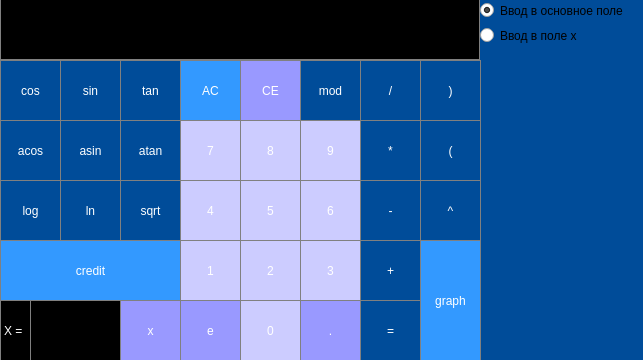
<?xml version="1.0" encoding="UTF-8"?>
<ui version="4.0">
 <class>MainWindow</class>
 <widget class="QMainWindow" name="MainWindow">
  <property name="enabled">
   <bool>true</bool>
  </property>
  <property name="geometry">
   <rect>
    <x>0</x>
    <y>0</y>
    <width>643</width>
    <height>360</height>
   </rect>
  </property>
  <property name="sizePolicy">
   <sizepolicy hsizetype="Maximum" vsizetype="Maximum">
    <horstretch>0</horstretch>
    <verstretch>0</verstretch>
   </sizepolicy>
  </property>
  <property name="minimumSize">
   <size>
    <width>643</width>
    <height>360</height>
   </size>
  </property>
  <property name="maximumSize">
   <size>
    <width>643</width>
    <height>360</height>
   </size>
  </property>
  <property name="windowTitle">
   <string>MainWindow</string>
  </property>
  <property name="styleSheet">
   <string notr="true">QMainWindow{
background-color: rgb(0, 76, 153);
}</string>
  </property>
  <widget class="QWidget" name="centralwidget">
   <property name="sizePolicy">
    <sizepolicy hsizetype="Maximum" vsizetype="Minimum">
     <horstretch>0</horstretch>
     <verstretch>0</verstretch>
    </sizepolicy>
   </property>
   <property name="minimumSize">
    <size>
     <width>643</width>
     <height>360</height>
    </size>
   </property>
   <property name="maximumSize">
    <size>
     <width>643</width>
     <height>360</height>
    </size>
   </property>
   <property name="baseSize">
    <size>
     <width>643</width>
     <height>360</height>
    </size>
   </property>
   <widget class="QPushButton" name="pushButton_clear">
    <property name="geometry">
     <rect>
      <x>180</x>
      <y>60</y>
      <width>61</width>
      <height>61</height>
     </rect>
    </property>
    <property name="styleSheet">
     <string notr="true">QPushButton {
  background-color: rgb(51, 153, 255);
  color: white; 
  border: 1px solid gray;
}
QPushButton:pressed {
    background-color: rgb(204, 229, 255);
     color: black; 
}</string>
    </property>
    <property name="text">
     <string>AC</string>
    </property>
   </widget>
   <widget class="QPushButton" name="pushButton_div">
    <property name="geometry">
     <rect>
      <x>360</x>
      <y>60</y>
      <width>61</width>
      <height>61</height>
     </rect>
    </property>
    <property name="styleSheet">
     <string notr="true">QPushButton {
  background-color: rgb(0, 76, 153);
  color: white; 
  border: 1px solid gray;
}

QPushButton:pressed {
    background-color: rgb(204, 229, 255);
     color: black; 
}</string>
    </property>
    <property name="text">
     <string>/</string>
    </property>
   </widget>
   <widget class="QPushButton" name="pushButton_eight">
    <property name="geometry">
     <rect>
      <x>240</x>
      <y>120</y>
      <width>61</width>
      <height>61</height>
     </rect>
    </property>
    <property name="styleSheet">
     <string notr="true">QPushButton {
  background-color: rgb(204,204,255);
  color: white; 
  border: 1px solid gray;
}

QPushButton:pressed {
    background-color: rgb(204, 229, 255);
     color: black; 
}</string>
    </property>
    <property name="text">
     <string>8</string>
    </property>
   </widget>
   <widget class="QPushButton" name="pushButton_mult">
    <property name="geometry">
     <rect>
      <x>360</x>
      <y>120</y>
      <width>61</width>
      <height>61</height>
     </rect>
    </property>
    <property name="styleSheet">
     <string notr="true">QPushButton {
  background-color: rgb(0, 76, 153);
  color: white; 
  border: 1px solid gray;
}

QPushButton:pressed {
    background-color: rgb(204, 229, 255);
     color: black; 
}</string>
    </property>
    <property name="text">
     <string>*</string>
    </property>
   </widget>
   <widget class="QPushButton" name="pushButton_seven">
    <property name="geometry">
     <rect>
      <x>180</x>
      <y>120</y>
      <width>61</width>
      <height>61</height>
     </rect>
    </property>
    <property name="styleSheet">
     <string notr="true">QPushButton {
  background-color: rgb(204,204,255);
  color: white; 
  border: 1px solid gray;
}

QPushButton:pressed {
    background-color: rgb(204, 229, 255);
     color: black; 
}</string>
    </property>
    <property name="text">
     <string>7</string>
    </property>
   </widget>
   <widget class="QPushButton" name="pushButton_nine">
    <property name="geometry">
     <rect>
      <x>300</x>
      <y>120</y>
      <width>61</width>
      <height>61</height>
     </rect>
    </property>
    <property name="styleSheet">
     <string notr="true">QPushButton {
  background-color: rgb(204,204,255);
  color: white; 
  border: 1px solid gray;
}

QPushButton:pressed {
    background-color: rgb(204, 229, 255);
     color: black; 
}</string>
    </property>
    <property name="text">
     <string>9</string>
    </property>
   </widget>
   <widget class="QPushButton" name="pushButton_five">
    <property name="geometry">
     <rect>
      <x>240</x>
      <y>180</y>
      <width>61</width>
      <height>61</height>
     </rect>
    </property>
    <property name="styleSheet">
     <string notr="true">QPushButton {
  background-color: rgb(204,204,255);
  color: white; 
  border: 1px solid gray;
}

QPushButton:pressed {
    background-color: rgb(204, 229, 255);
     color: black; 
}</string>
    </property>
    <property name="text">
     <string>5</string>
    </property>
   </widget>
   <widget class="QPushButton" name="pushButton_minus">
    <property name="geometry">
     <rect>
      <x>360</x>
      <y>180</y>
      <width>61</width>
      <height>61</height>
     </rect>
    </property>
    <property name="styleSheet">
     <string notr="true">QPushButton {
  background-color: rgb(0, 76, 153);
  color: white; 
  border: 1px solid gray;
}

QPushButton:pressed {
    background-color: rgb(204, 229, 255);
     color: black; 
}</string>
    </property>
    <property name="text">
     <string>-</string>
    </property>
   </widget>
   <widget class="QPushButton" name="pushButton_four">
    <property name="geometry">
     <rect>
      <x>180</x>
      <y>180</y>
      <width>61</width>
      <height>61</height>
     </rect>
    </property>
    <property name="styleSheet">
     <string notr="true">QPushButton {
  background-color: rgb(204,204,255);
  color: white; 
  border: 1px solid gray;
}

QPushButton:pressed {
    background-color: rgb(204, 229, 255);
     color: black; 
}</string>
    </property>
    <property name="text">
     <string>4</string>
    </property>
   </widget>
   <widget class="QPushButton" name="pushButton_six">
    <property name="geometry">
     <rect>
      <x>300</x>
      <y>180</y>
      <width>61</width>
      <height>61</height>
     </rect>
    </property>
    <property name="styleSheet">
     <string notr="true">QPushButton {
  background-color: rgb(204,204,255);
  color: white; 
  border: 1px solid gray;
}

QPushButton:pressed {
    background-color: rgb(204, 229, 255);
     color: black; 
}</string>
    </property>
    <property name="text">
     <string>6</string>
    </property>
   </widget>
   <widget class="QPushButton" name="pushButton_two">
    <property name="geometry">
     <rect>
      <x>240</x>
      <y>240</y>
      <width>61</width>
      <height>61</height>
     </rect>
    </property>
    <property name="styleSheet">
     <string notr="true">QPushButton {
  background-color: rgb(204,204,255);
  color: white; 
  border: 1px solid gray;
}

QPushButton:pressed {
    background-color: rgb(204, 229, 255);
     color: black; 
}</string>
    </property>
    <property name="text">
     <string>2</string>
    </property>
   </widget>
   <widget class="QPushButton" name="pushButton_plus">
    <property name="geometry">
     <rect>
      <x>360</x>
      <y>240</y>
      <width>61</width>
      <height>61</height>
     </rect>
    </property>
    <property name="styleSheet">
     <string notr="true">QPushButton {
  background-color: rgb(0, 76, 153);
  color: white; 
  border: 1px solid gray;
}

QPushButton:pressed {
    background-color: rgb(204, 229, 255);
     color: black; 
}</string>
    </property>
    <property name="text">
     <string>+</string>
    </property>
   </widget>
   <widget class="QPushButton" name="pushButton_one">
    <property name="geometry">
     <rect>
      <x>180</x>
      <y>240</y>
      <width>61</width>
      <height>61</height>
     </rect>
    </property>
    <property name="styleSheet">
     <string notr="true">QPushButton {
  background-color: rgb(204,204,255);
  color: white; 
  border: 1px solid gray;
}

QPushButton:pressed {
    background-color: rgb(204, 229, 255);
     color: black; 
}</string>
    </property>
    <property name="text">
     <string>1</string>
    </property>
   </widget>
   <widget class="QPushButton" name="pushButton_three">
    <property name="geometry">
     <rect>
      <x>300</x>
      <y>240</y>
      <width>61</width>
      <height>61</height>
     </rect>
    </property>
    <property name="styleSheet">
     <string notr="true">QPushButton {
  background-color: rgb(204,204,255);
  color: white; 
  border: 1px solid gray;
}

QPushButton:pressed {
    background-color: rgb(204, 229, 255);
     color: black; 
}</string>
    </property>
    <property name="text">
     <string>3</string>
    </property>
   </widget>
   <widget class="QPushButton" name="pushButton_equal">
    <property name="geometry">
     <rect>
      <x>360</x>
      <y>300</y>
      <width>61</width>
      <height>61</height>
     </rect>
    </property>
    <property name="styleSheet">
     <string notr="true">QPushButton {
  background-color: rgb(0, 76, 153);
  color: white; 
  border: 1px solid gray;
}

QPushButton:pressed {
    background-color: rgb(204, 229, 255);
     color: black; 
}</string>
    </property>
    <property name="text">
     <string>=</string>
    </property>
   </widget>
   <widget class="QPushButton" name="pushButton_zero">
    <property name="geometry">
     <rect>
      <x>240</x>
      <y>300</y>
      <width>61</width>
      <height>61</height>
     </rect>
    </property>
    <property name="styleSheet">
     <string notr="true">QPushButton {
  background-color: rgb(204,204,255);
  color: white; 
  border: 1px solid gray;
}

QPushButton:pressed {
    background-color: rgb(204, 229, 255);
     color: black; 
}</string>
    </property>
    <property name="text">
     <string>0</string>
    </property>
   </widget>
   <widget class="QPushButton" name="pushButton_dot">
    <property name="geometry">
     <rect>
      <x>300</x>
      <y>300</y>
      <width>61</width>
      <height>61</height>
     </rect>
    </property>
    <property name="styleSheet">
     <string notr="true">QPushButton {
  background-color: rgb(153, 153, 255);
  color: white; 
  border: 1px solid gray;
}

QPushButton:pressed {
    background-color: rgb(204, 229, 255);
     color: black; 
}</string>
    </property>
    <property name="text">
     <string>.</string>
    </property>
   </widget>
   <widget class="QLineEdit" name="result_show">
    <property name="enabled">
     <bool>false</bool>
    </property>
    <property name="geometry">
     <rect>
      <x>0</x>
      <y>-10</y>
      <width>480</width>
      <height>70</height>
     </rect>
    </property>
    <property name="maximumSize">
     <size>
      <width>16777176</width>
      <height>16777215</height>
     </size>
    </property>
    <property name="layoutDirection">
     <enum>Qt::LeftToRight</enum>
    </property>
    <property name="styleSheet">
     <string notr="true">QLineEdit {
  background-color: black;
  color: white; 
 border: 1px solid gray;
}</string>
    </property>
    <property name="alignment">
     <set>Qt::AlignRight|Qt::AlignTrailing|Qt::AlignVCenter</set>
    </property>
    <property name="dragEnabled">
     <bool>true</bool>
    </property>
   </widget>
   <widget class="QPushButton" name="pushButton_graph">
    <property name="geometry">
     <rect>
      <x>420</x>
      <y>240</y>
      <width>61</width>
      <height>121</height>
     </rect>
    </property>
    <property name="styleSheet">
     <string notr="true">QPushButton {
  background-color: rgb(51, 153, 255);
  color: white; 
  border: 1px solid gray;
}
QPushButton:pressed {
    background-color: rgb(204, 229, 255);
     color: black; 
}</string>
    </property>
    <property name="text">
     <string>graph</string>
    </property>
   </widget>
   <widget class="QPushButton" name="pushButton_sin">
    <property name="geometry">
     <rect>
      <x>60</x>
      <y>60</y>
      <width>61</width>
      <height>61</height>
     </rect>
    </property>
    <property name="styleSheet">
     <string notr="true">QPushButton {
  background-color: rgb(0, 76, 153);
  color: white; 
  border: 1px solid gray;
}

QPushButton:pressed {
    background-color: rgb(204, 229, 255);
     color: black; 
}</string>
    </property>
    <property name="text">
     <string>sin</string>
    </property>
   </widget>
   <widget class="QPushButton" name="pushButton_cos">
    <property name="geometry">
     <rect>
      <x>0</x>
      <y>60</y>
      <width>61</width>
      <height>61</height>
     </rect>
    </property>
    <property name="styleSheet">
     <string notr="true">QPushButton {
  background-color: rgb(0, 76, 153);
  color: white; 
  border: 1px solid gray;
}

QPushButton:pressed {
    background-color: rgb(204, 229, 255);
     color: black; 
}</string>
    </property>
    <property name="text">
     <string>cos</string>
    </property>
   </widget>
   <widget class="QPushButton" name="pushButton_tan">
    <property name="geometry">
     <rect>
      <x>120</x>
      <y>60</y>
      <width>61</width>
      <height>61</height>
     </rect>
    </property>
    <property name="styleSheet">
     <string notr="true">QPushButton {
  background-color: rgb(0, 76, 153);
  color: white; 
  border: 1px solid gray;
}

QPushButton:pressed {
    background-color: rgb(204, 229, 255);
     color: black; 
}</string>
    </property>
    <property name="text">
     <string>tan</string>
    </property>
   </widget>
   <widget class="QPushButton" name="pushButton_atan">
    <property name="geometry">
     <rect>
      <x>120</x>
      <y>120</y>
      <width>61</width>
      <height>61</height>
     </rect>
    </property>
    <property name="styleSheet">
     <string notr="true">QPushButton {
  background-color: rgb(0, 76, 153);
  color: white; 
  border: 1px solid gray;
}

QPushButton:pressed {
    background-color: rgb(204, 229, 255);
     color: black; 
}</string>
    </property>
    <property name="text">
     <string>atan</string>
    </property>
   </widget>
   <widget class="QPushButton" name="pushButton_acos">
    <property name="geometry">
     <rect>
      <x>0</x>
      <y>120</y>
      <width>61</width>
      <height>61</height>
     </rect>
    </property>
    <property name="styleSheet">
     <string notr="true">QPushButton {
  background-color: rgb(0, 76, 153);
  color: white; 
  border: 1px solid gray;
}

QPushButton:pressed {
    background-color: rgb(204, 229, 255);
     color: black; 
}</string>
    </property>
    <property name="text">
     <string>acos</string>
    </property>
   </widget>
   <widget class="QPushButton" name="pushButton_asin">
    <property name="geometry">
     <rect>
      <x>60</x>
      <y>120</y>
      <width>61</width>
      <height>61</height>
     </rect>
    </property>
    <property name="styleSheet">
     <string notr="true">QPushButton {
  background-color: rgb(0, 76, 153);
  color: white; 
  border: 1px solid gray;
}

QPushButton:pressed {
    background-color: rgb(204, 229, 255);
     color: black; 
}</string>
    </property>
    <property name="text">
     <string>asin</string>
    </property>
   </widget>
   <widget class="QPushButton" name="pushButton_sqrt">
    <property name="geometry">
     <rect>
      <x>120</x>
      <y>180</y>
      <width>61</width>
      <height>61</height>
     </rect>
    </property>
    <property name="styleSheet">
     <string notr="true">QPushButton {
  background-color: rgb(0, 76, 153);
  color: white; 
  border: 1px solid gray;
}

QPushButton:pressed {
    background-color: rgb(204, 229, 255);
     color: black; 
}</string>
    </property>
    <property name="text">
     <string>sqrt</string>
    </property>
   </widget>
   <widget class="QPushButton" name="pushButton_mod">
    <property name="geometry">
     <rect>
      <x>300</x>
      <y>60</y>
      <width>61</width>
      <height>61</height>
     </rect>
    </property>
    <property name="styleSheet">
     <string notr="true">QPushButton {
  background-color: rgb(0, 76, 153);
  color: white; 
  border: 1px solid gray;
}

QPushButton:pressed {
    background-color: rgb(204, 229, 255);
     color: black; 
}</string>
    </property>
    <property name="text">
     <string>mod</string>
    </property>
   </widget>
   <widget class="QPushButton" name="pushButton_log">
    <property name="geometry">
     <rect>
      <x>0</x>
      <y>180</y>
      <width>61</width>
      <height>61</height>
     </rect>
    </property>
    <property name="styleSheet">
     <string notr="true">QPushButton {
  background-color: rgb(0, 76, 153);
  color: white; 
  border: 1px solid gray;
}

QPushButton:pressed {
    background-color: rgb(204, 229, 255);
     color: black; 
}</string>
    </property>
    <property name="text">
     <string>log</string>
    </property>
   </widget>
   <widget class="QPushButton" name="pushButton_ln">
    <property name="geometry">
     <rect>
      <x>60</x>
      <y>180</y>
      <width>61</width>
      <height>61</height>
     </rect>
    </property>
    <property name="styleSheet">
     <string notr="true">QPushButton {
  background-color: rgb(0, 76, 153);
  color: white; 
  border: 1px solid gray;
}

QPushButton:pressed {
    background-color: rgb(204, 229, 255);
     color: black; 
}</string>
    </property>
    <property name="text">
     <string>ln</string>
    </property>
   </widget>
   <widget class="QPushButton" name="pushButton_bracker_1">
    <property name="geometry">
     <rect>
      <x>420</x>
      <y>120</y>
      <width>61</width>
      <height>61</height>
     </rect>
    </property>
    <property name="styleSheet">
     <string notr="true">QPushButton {
  background-color: rgb(0, 76, 153);
  color: white; 
  border: 1px solid gray;
}

QPushButton:pressed {
    background-color: rgb(204, 229, 255);
     color: black; 
}</string>
    </property>
    <property name="text">
     <string>(</string>
    </property>
   </widget>
   <widget class="QPushButton" name="pushButton_bracket_2">
    <property name="geometry">
     <rect>
      <x>420</x>
      <y>60</y>
      <width>61</width>
      <height>61</height>
     </rect>
    </property>
    <property name="styleSheet">
     <string notr="true">QPushButton {
  background-color: rgb(0, 76, 153);
  color: white; 
  border: 1px solid gray;
}

QPushButton:pressed {
    background-color: rgb(204, 229, 255);
     color: black; 
}</string>
    </property>
    <property name="text">
     <string>)</string>
    </property>
   </widget>
   <widget class="QPushButton" name="pushButton_X">
    <property name="geometry">
     <rect>
      <x>120</x>
      <y>300</y>
      <width>61</width>
      <height>61</height>
     </rect>
    </property>
    <property name="styleSheet">
     <string notr="true">QPushButton {
  background-color: rgb(153, 153, 255);
  color: white; 
  border: 1px solid gray;
}

QPushButton:pressed {
    background-color: rgb(204, 229, 255);
     color: black; 
}</string>
    </property>
    <property name="text">
     <string>x</string>
    </property>
   </widget>
   <widget class="QPushButton" name="pushButton_pow">
    <property name="geometry">
     <rect>
      <x>420</x>
      <y>180</y>
      <width>61</width>
      <height>61</height>
     </rect>
    </property>
    <property name="styleSheet">
     <string notr="true">QPushButton {
  background-color: rgb(0, 76, 153);
  color: white; 
  border: 1px solid gray;
}

QPushButton:pressed {
    background-color: rgb(204, 229, 255);
     color: black; 
}</string>
    </property>
    <property name="text">
     <string>^</string>
    </property>
   </widget>
   <widget class="QPushButton" name="pushButton_credit">
    <property name="geometry">
     <rect>
      <x>0</x>
      <y>240</y>
      <width>181</width>
      <height>61</height>
     </rect>
    </property>
    <property name="styleSheet">
     <string notr="true">QPushButton {
  background-color: rgb(51, 153, 255);
  color: white; 
  border: 1px solid gray;
}
QPushButton:pressed {
    background-color: rgb(204, 229, 255);
     color: black; 
}</string>
    </property>
    <property name="text">
     <string>credit</string>
    </property>
   </widget>
   <widget class="QPushButton" name="pushButton_CE">
    <property name="geometry">
     <rect>
      <x>240</x>
      <y>60</y>
      <width>61</width>
      <height>61</height>
     </rect>
    </property>
    <property name="styleSheet">
     <string notr="true">QPushButton {
  background-color: rgb(153, 153, 255);
  color: white; 
  border: 1px solid gray;
}

QPushButton:pressed {
    background-color: rgb(204, 229, 255);
     color: black; 
}</string>
    </property>
    <property name="text">
     <string>CE</string>
    </property>
   </widget>
   <widget class="QLabel" name="label_x">
    <property name="geometry">
     <rect>
      <x>0</x>
      <y>300</y>
      <width>31</width>
      <height>61</height>
     </rect>
    </property>
    <property name="styleSheet">
     <string notr="true">QLabel{
  background-color: black;
  color: white; 
 border: 1px solid gray;
}
</string>
    </property>
    <property name="text">
     <string>X =</string>
    </property>
   </widget>
   <widget class="QLineEdit" name="x_field">
    <property name="enabled">
     <bool>false</bool>
    </property>
    <property name="geometry">
     <rect>
      <x>30</x>
      <y>300</y>
      <width>91</width>
      <height>61</height>
     </rect>
    </property>
    <property name="styleSheet">
     <string notr="true">QLineEdit {
  background-color: black;
  color: white; 
 border: 1px solid gray;
}</string>
    </property>
    <property name="readOnly">
     <bool>true</bool>
    </property>
   </widget>
   <widget class="QPushButton" name="pushButton_E">
    <property name="geometry">
     <rect>
      <x>180</x>
      <y>300</y>
      <width>61</width>
      <height>61</height>
     </rect>
    </property>
    <property name="styleSheet">
     <string notr="true">QPushButton {
  background-color: rgb(153, 153, 255);
  color: white; 
  border: 1px solid gray;
}

QPushButton:pressed {
    background-color: rgb(204, 229, 255);
     color: black; 
}</string>
    </property>
    <property name="text">
     <string>e</string>
    </property>
   </widget>
   <widget class="QRadioButton" name="radioButton_x">
    <property name="geometry">
     <rect>
      <x>480</x>
      <y>20</y>
      <width>111</width>
      <height>31</height>
     </rect>
    </property>
    <property name="text">
     <string>Ввод в поле x</string>
    </property>
   </widget>
   <widget class="QRadioButton" name="radioButton_main_show">
    <property name="geometry">
     <rect>
      <x>480</x>
      <y>0</y>
      <width>161</width>
      <height>21</height>
     </rect>
    </property>
    <property name="text">
     <string>Ввод в основное поле</string>
    </property>
    <property name="checked">
     <bool>true</bool>
    </property>
   </widget>
  </widget>
 </widget>
 <resources/>
 <connections/>
</ui>
